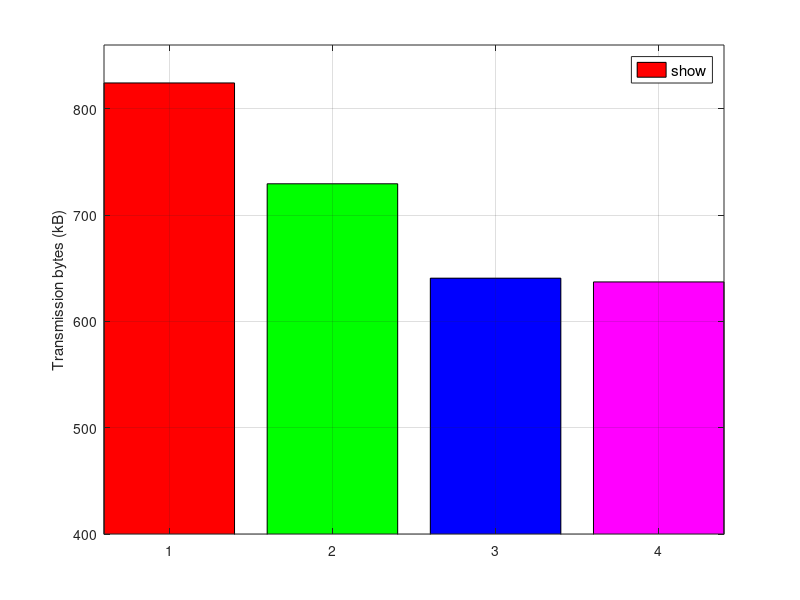

Source code (MATLAB):
clc;
clear;

indep = [6752720 0 0 0]./(8*1024);
greedy = [0 5975694 0 0]./(8*1024);
CE = [0 0 5248250 0]./(8*1024);
BB = [0 0 0 5219335]./(8*1024);
x = [1 2 3 4];

figure(1);
bar(x, indep, 'FaceColor', [1 0 0], 'DisplayName','Independent transmission'); hold on;
bar(x, greedy, 'FaceColor', 'g', 'DisplayName','Greedy scheduling'); hold on;
bar(x, CE, 'FaceColor', 'b', 'DisplayName','Cross entropy scheduling'); hold on;
bar(x, BB, 'FaceColor', 'm', 'DisplayName','Branch-and-bound scheduling');

leg = legend('show','location','NorthEast');
set(leg,'FontSize',11);
axis([-inf inf 400 860]);
ylabel('Transmission bytes (kB)');
xlabel('');
grid on;
